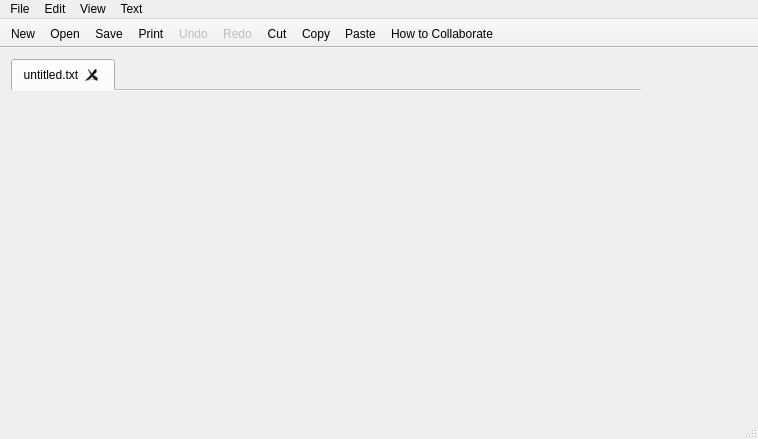
<?xml version="1.0" encoding="UTF-8"?>
<ui version="4.0">
 <class>SharedNote</class>
 <widget class="QMainWindow" name="SharedNote">
  <property name="windowModality">
   <enum>Qt::NonModal</enum>
  </property>
  <property name="geometry">
   <rect>
    <x>0</x>
    <y>0</y>
    <width>758</width>
    <height>439</height>
   </rect>
  </property>
  <property name="windowTitle">
   <string>Shared Note Editor</string>
  </property>
  <property name="unifiedTitleAndToolBarOnMac">
   <bool>true</bool>
  </property>
  <widget class="QWidget" name="centralWidget">
   <layout class="QVBoxLayout" name="verticalLayout">
    <item>
     <layout class="QHBoxLayout" name="horizontalLayout">
      <item>
       <widget class="QTabWidget" name="tabWidget">
        <property name="currentIndex">
         <number>0</number>
        </property>
        <property name="usesScrollButtons">
         <bool>true</bool>
        </property>
        <property name="documentMode">
         <bool>true</bool>
        </property>
        <property name="tabsClosable">
         <bool>true</bool>
        </property>
        <property name="movable">
         <bool>true</bool>
        </property>
        <widget class="QWidget" name="tab">
         <attribute name="title">
          <string>untitled.txt</string>
         </attribute>
        </widget>
       </widget>
      </item>
      <item>
       <widget class="QWidget" name="m_documentSupport" native="true">
        <property name="minimumSize">
         <size>
          <width>100</width>
          <height>0</height>
         </size>
        </property>
       </widget>
      </item>
     </layout>
    </item>
   </layout>
  </widget>
  <widget class="QMenuBar" name="menuBar">
   <property name="geometry">
    <rect>
     <x>0</x>
     <y>0</y>
     <width>758</width>
     <height>22</height>
    </rect>
   </property>
   <widget class="QMenu" name="menuFile">
    <property name="title">
     <string>File</string>
    </property>
    <addaction name="actionFile_New"/>
    <addaction name="actionFile_Open"/>
    <addaction name="actionFile_Save"/>
    <addaction name="actionFile_Save_As"/>
    <addaction name="actionFile_Save_A_Copy_As"/>
    <addaction name="actionFile_Save_All"/>
    <addaction name="actionFile_Close"/>
    <addaction name="separator"/>
    <addaction name="actionFile_Print"/>
   </widget>
   <widget class="QMenu" name="menuEdit">
    <property name="title">
     <string>Edit</string>
    </property>
    <widget class="QMenu" name="menuEdit_Syntax_Highlighting">
     <property name="title">
      <string>Syntax Highlighting...</string>
     </property>
     <addaction name="actionEdit_None"/>
     <addaction name="actionEdit_C"/>
     <addaction name="actionEdit_Python"/>
    </widget>
    <addaction name="actionEdit_Undo"/>
    <addaction name="actionEdit_Redo"/>
    <addaction name="separator"/>
    <addaction name="actionEdit_Cut"/>
    <addaction name="actionEdit_Copy"/>
    <addaction name="actionEdit_Paste"/>
    <addaction name="separator"/>
    <addaction name="actionEdit_Find_All"/>
    <addaction name="actionEdit_Find"/>
    <addaction name="menuEdit_Syntax_Highlighting"/>
    <addaction name="separator"/>
    <addaction name="actionTools_Preview_as_Html"/>
   </widget>
   <widget class="QMenu" name="menuView">
    <property name="title">
     <string>View</string>
    </property>
    <addaction name="actionView_Line_Wrap"/>
    <addaction name="actionView_Hide_Show_Participants"/>
   </widget>
   <widget class="QMenu" name="menuText">
    <property name="title">
     <string>Text</string>
    </property>
    <addaction name="actionText_Shift_Left"/>
    <addaction name="actionText_Shift_Right"/>
    <addaction name="actionText_Comment_Line"/>
   </widget>
   <addaction name="menuFile"/>
   <addaction name="menuEdit"/>
   <addaction name="menuView"/>
   <addaction name="menuText"/>
  </widget>
  <widget class="QToolBar" name="mainToolBar">
   <property name="enabled">
    <bool>true</bool>
   </property>
   <property name="movable">
    <bool>false</bool>
   </property>
   <property name="floatable">
    <bool>false</bool>
   </property>
   <attribute name="toolBarArea">
    <enum>TopToolBarArea</enum>
   </attribute>
   <attribute name="toolBarBreak">
    <bool>false</bool>
   </attribute>
   <addaction name="actionFile_New"/>
   <addaction name="actionFile_Open"/>
   <addaction name="actionFile_Save"/>
   <addaction name="actionFile_Print"/>
   <addaction name="actionEdit_Undo"/>
   <addaction name="actionEdit_Redo"/>
   <addaction name="actionEdit_Cut"/>
   <addaction name="actionEdit_Copy"/>
   <addaction name="actionEdit_Paste"/>
   <addaction name="actionHelp_How_to_Collaborate"/>
  </widget>
  <widget class="QStatusBar" name="statusBar"/>
  <action name="actionFile_Open">
   <property name="icon">
    <iconset resource="cahootsresc.qrc">
     <normaloff>:/images/open.png</normaloff>:/images/open.png</iconset>
   </property>
   <property name="text">
    <string>Open</string>
   </property>
   <property name="shortcut">
    <string>Ctrl+O</string>
   </property>
   <property name="iconVisibleInMenu">
    <bool>false</bool>
   </property>
  </action>
  <action name="actionFile_Save">
   <property name="icon">
    <iconset resource="cahootsresc.qrc">
     <normaloff>:/images/save.png</normaloff>:/images/save.png</iconset>
   </property>
   <property name="text">
    <string>Save</string>
   </property>
   <property name="shortcut">
    <string>Ctrl+S</string>
   </property>
   <property name="iconVisibleInMenu">
    <bool>false</bool>
   </property>
  </action>
  <action name="actionFile_Save_As">
   <property name="text">
    <string>Save As...</string>
   </property>
   <property name="shortcut">
    <string>Ctrl+Shift+S</string>
   </property>
   <property name="iconVisibleInMenu">
    <bool>false</bool>
   </property>
  </action>
  <action name="actionFile_New">
   <property name="icon">
    <iconset resource="cahootsresc.qrc">
     <normaloff>:/images/new.png</normaloff>:/images/new.png</iconset>
   </property>
   <property name="text">
    <string>New</string>
   </property>
   <property name="shortcut">
    <string>Ctrl+N</string>
   </property>
   <property name="iconVisibleInMenu">
    <bool>false</bool>
   </property>
  </action>
  <action name="actionFile_Print">
   <property name="icon">
    <iconset resource="cahootsresc.qrc">
     <normaloff>:/images/print.png</normaloff>:/images/print.png</iconset>
   </property>
   <property name="text">
    <string>Print</string>
   </property>
   <property name="shortcut">
    <string>Ctrl+P</string>
   </property>
   <property name="iconVisibleInMenu">
    <bool>false</bool>
   </property>
  </action>
  <action name="actionEdit_Undo">
   <property name="enabled">
    <bool>false</bool>
   </property>
   <property name="icon">
    <iconset resource="cahootsresc.qrc">
     <normaloff>:/images/undo.png</normaloff>:/images/undo.png</iconset>
   </property>
   <property name="text">
    <string>Undo</string>
   </property>
   <property name="shortcut">
    <string>Ctrl+Z</string>
   </property>
   <property name="iconVisibleInMenu">
    <bool>false</bool>
   </property>
  </action>
  <action name="actionEdit_Redo">
   <property name="enabled">
    <bool>false</bool>
   </property>
   <property name="icon">
    <iconset resource="cahootsresc.qrc">
     <normaloff>:/images/redo.png</normaloff>:/images/redo.png</iconset>
   </property>
   <property name="text">
    <string>Redo</string>
   </property>
   <property name="shortcut">
    <string>Ctrl+Y</string>
   </property>
   <property name="iconVisibleInMenu">
    <bool>false</bool>
   </property>
  </action>
  <action name="actionEdit_Cut">
   <property name="icon">
    <iconset resource="cahootsresc.qrc">
     <normaloff>:/images/cut.png</normaloff>:/images/cut.png</iconset>
   </property>
   <property name="text">
    <string>Cut</string>
   </property>
   <property name="shortcut">
    <string>Ctrl+X</string>
   </property>
   <property name="iconVisibleInMenu">
    <bool>false</bool>
   </property>
  </action>
  <action name="actionEdit_Copy">
   <property name="icon">
    <iconset resource="cahootsresc.qrc">
     <normaloff>:/images/copy.png</normaloff>:/images/copy.png</iconset>
   </property>
   <property name="text">
    <string>Copy</string>
   </property>
   <property name="shortcut">
    <string>Ctrl+C</string>
   </property>
   <property name="iconVisibleInMenu">
    <bool>false</bool>
   </property>
  </action>
  <action name="actionEdit_Paste">
   <property name="icon">
    <iconset resource="cahootsresc.qrc">
     <normaloff>:/images/paste.png</normaloff>:/images/paste.png</iconset>
   </property>
   <property name="text">
    <string>Paste</string>
   </property>
   <property name="shortcut">
    <string>Ctrl+V</string>
   </property>
   <property name="iconVisibleInMenu">
    <bool>false</bool>
   </property>
  </action>
  <action name="actionEdit_Find">
   <property name="text">
    <string>Find...</string>
   </property>
   <property name="shortcut">
    <string>Ctrl+Shift+F</string>
   </property>
  </action>
  <action name="actionView_Line_Wrap">
   <property name="text">
    <string>Line Wrap</string>
   </property>
  </action>
  <action name="actionFile_Close">
   <property name="icon">
    <iconset resource="cahootsresc.qrc">
     <normaloff>:/images/close.png</normaloff>:/images/close.png</iconset>
   </property>
   <property name="text">
    <string>Close</string>
   </property>
   <property name="shortcut">
    <string>Ctrl+W</string>
   </property>
   <property name="iconVisibleInMenu">
    <bool>false</bool>
   </property>
  </action>
  <action name="actionEdit_C">
   <property name="text">
    <string>C++</string>
   </property>
  </action>
  <action name="actionEdit_Python">
   <property name="text">
    <string>Python</string>
   </property>
  </action>
  <action name="actionText_Shift_Left">
   <property name="text">
    <string>Shift Left</string>
   </property>
   <property name="shortcut">
    <string>Ctrl+[</string>
   </property>
  </action>
  <action name="actionText_Shift_Right">
   <property name="text">
    <string>Shift Right</string>
   </property>
   <property name="shortcut">
    <string>Ctrl+]</string>
   </property>
  </action>
  <action name="actionText_Comment_Line">
   <property name="text">
    <string>Un/Comment Line</string>
   </property>
   <property name="shortcut">
    <string>Ctrl+/</string>
   </property>
  </action>
  <action name="actionTools_Preview_as_Html">
   <property name="text">
    <string>Preview as HTML</string>
   </property>
  </action>
  <action name="actionFile_Save_A_Copy_As">
   <property name="text">
    <string>Save A Copy As...</string>
   </property>
   <property name="iconVisibleInMenu">
    <bool>false</bool>
   </property>
  </action>
  <action name="actionFile_Save_All">
   <property name="text">
    <string>Save All</string>
   </property>
  </action>
  <action name="actionTools_Announce_Document">
   <property name="text">
    <string>Announce Document</string>
   </property>
   <property name="shortcut">
    <string>Ctrl+Shift+A</string>
   </property>
  </action>
  <action name="actionView_Hide_Show_Participants">
   <property name="text">
    <string>Show/Hide Participants</string>
   </property>
  </action>
  <action name="actionView_Hide_Show_Chat">
   <property name="text">
    <string>Show/Hide Chat</string>
   </property>
  </action>
  <action name="actionTools_Connect_to_Document">
   <property name="text">
    <string>Connect to Document...</string>
   </property>
   <property name="shortcut">
    <string>Ctrl+Shift+C</string>
   </property>
  </action>
  <action name="actionWindow_Split">
   <property name="text">
    <string>Split</string>
   </property>
  </action>
  <action name="actionTools_Resynchronize_Document">
   <property name="enabled">
    <bool>false</bool>
   </property>
   <property name="text">
    <string>Resynchronize Document</string>
   </property>
  </action>
  <action name="actionWindow_Next_Document">
   <property name="enabled">
    <bool>false</bool>
   </property>
   <property name="text">
    <string>Next Document</string>
   </property>
   <property name="shortcut">
    <string>Ctrl+Shift+]</string>
   </property>
  </action>
  <action name="actionWindow_Previous_Document">
   <property name="enabled">
    <bool>false</bool>
   </property>
   <property name="text">
    <string>Previous Document</string>
   </property>
   <property name="shortcut">
    <string>Ctrl+Shift+[</string>
   </property>
  </action>
  <action name="actionEdit_None">
   <property name="text">
    <string>None</string>
   </property>
  </action>
  <action name="actionWindow_Remove_Split">
   <property name="enabled">
    <bool>false</bool>
   </property>
   <property name="text">
    <string>Remove Split</string>
   </property>
  </action>
  <action name="actionWindow_Split_Side_by_Side">
   <property name="text">
    <string>Split Side by Side</string>
   </property>
  </action>
  <action name="actionTools_Preferences">
   <property name="text">
    <string>Preferences</string>
   </property>
  </action>
  <action name="actionEdit_Find_All">
   <property name="text">
    <string>Find All</string>
   </property>
   <property name="shortcut">
    <string>Ctrl+F</string>
   </property>
  </action>
  <action name="actionHelp_About_Cahoots">
   <property name="text">
    <string>About Cahoots</string>
   </property>
  </action>
  <action name="actionHelp_About_Qt">
   <property name="text">
    <string>About Qt</string>
   </property>
  </action>
  <action name="actionHelp_How_to_Collaborate">
   <property name="icon">
    <iconset resource="cahootsresc.qrc">
     <normaloff>:/images/help.png</normaloff>:/images/help.png</iconset>
   </property>
   <property name="text">
    <string>How to Collaborate</string>
   </property>
   <property name="iconVisibleInMenu">
    <bool>false</bool>
   </property>
  </action>
 </widget>
 <layoutdefault spacing="6" margin="11"/>
 <resources>
  <include location="cahootsresc.qrc"/>
 </resources>
 <connections/>
</ui>
